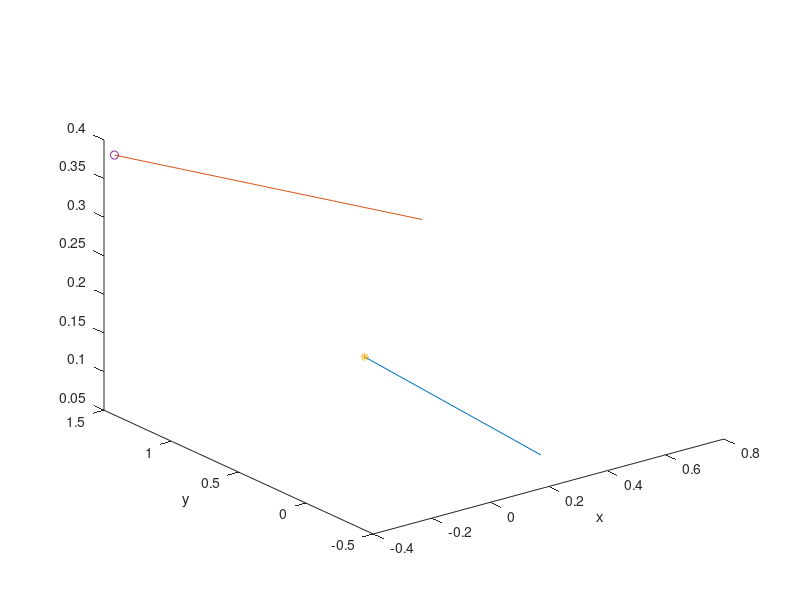

MATLAB code for this plot:
%%
% https://en.wikipedia.org/wiki/Skew_lines#Distance
% r1 = [0;0;0];
% e1 = [1;1;1];

r1 = 2*rand(3,1)-0.5; %[-0.5;-0.5;0];
e1 = 2*rand(3,1)-0.5; %[1;1;0];


% r2 = [1;0;0];
% e2 = [-1;1;1];

r2 = 2*rand(3,1)-0.5; %[1;1;1];
e2 = 2*rand(3,1)-0.5; %[3;-1;2];
% e1 = e1./norm(e1);
% e2 = e2./norm(e2);

n = cross(e1,e2);

d = dot(n,(r1-r2))/norm(n);

c1 = r1 + dot((r2-r1),cross(e2,n))/(dot(e1,cross(e2,n))) *e1
c2 = r2 + dot((r1-r2),cross(e1,n))/(dot(e2,cross(e1,n))) *e2
% figure(); plot3([0,-2],[3,-1],[0,2]); hold on; plot3([-1,1],[4,1],[0,1]);



if min(( c1 - r1 )./e1 > 1)
    c1 = r1 + e1;
elseif min(( c1 - r1 )./e1 < 0)
    c1 = r1;
end
if min(( c2 - r2 )./e2 > 1)
    c2 = r2 + e2;
elseif min(( c2 - r2 )./e2 < 0)
    c2 = r2;
end

d2 = norm(c1-c2)
figure(); plot3([r1(1),r1(1)+e1(1)],[r1(2), r1(2)+e1(2)],[r1(3),r1(3)+e1(3)]); hold on; 
 plot3([r2(1),r2(1)+e2(1)],[r2(2), r2(2)+e2(2)],[r2(3),r2(3)+e2(3)]);
plot3(c1(1),c1(2),c1(3),'*')
plot3(c2(1),c2(2),c2(3),'o')
xlabel('x');
ylabel('y');

if norm(c2-c1) < 1E-4
    fprintf('Intersection at (%1.2f, %1.2f, %1.2f)\n', c1);
else
    fprintf('No intersection, distance: %1.2f\n',norm(c2-c1));
end